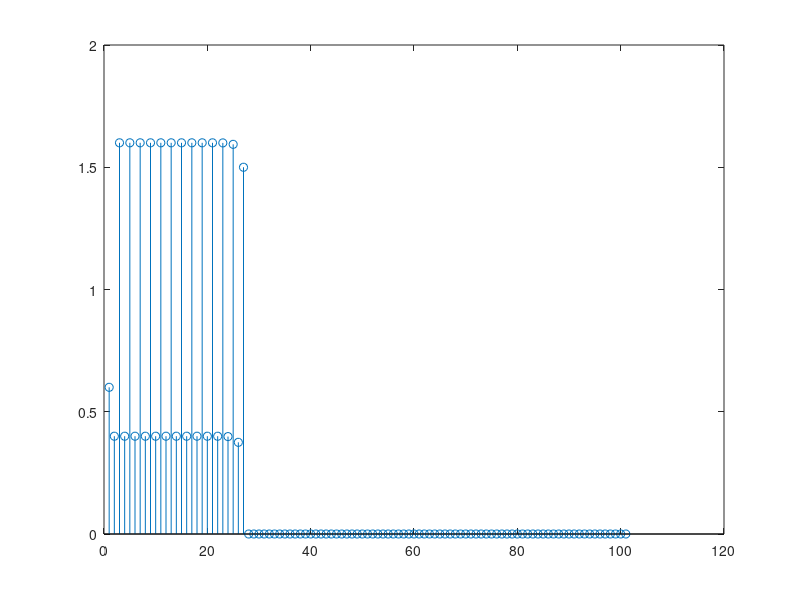

Recreate this plot in MATLAB.
k = [0:0.01:1];                % length of time series
y_i = zeros(1,length(k));   % Pre-allocation
y_i(1) = 0.6;  % initial condition
a = 2;

% Solving the iterated solution
for i = 2:length(y_i)
    y_i(i) = a*mod(2*y_i(i - 1),1);
end

%plot(y_i)
stem(y_i)
